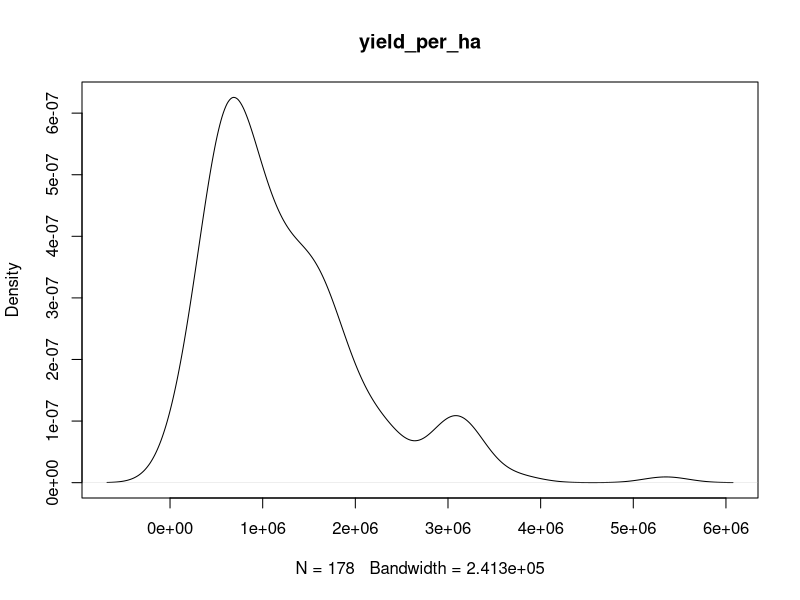
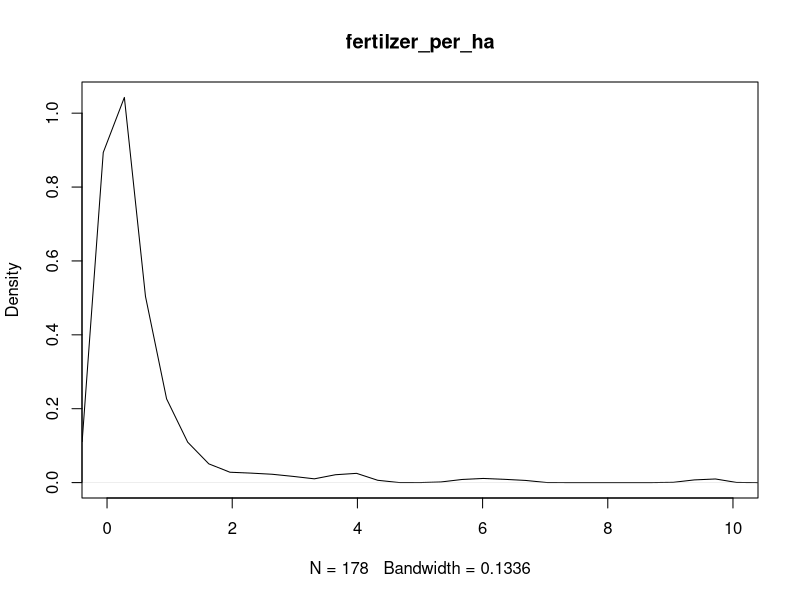
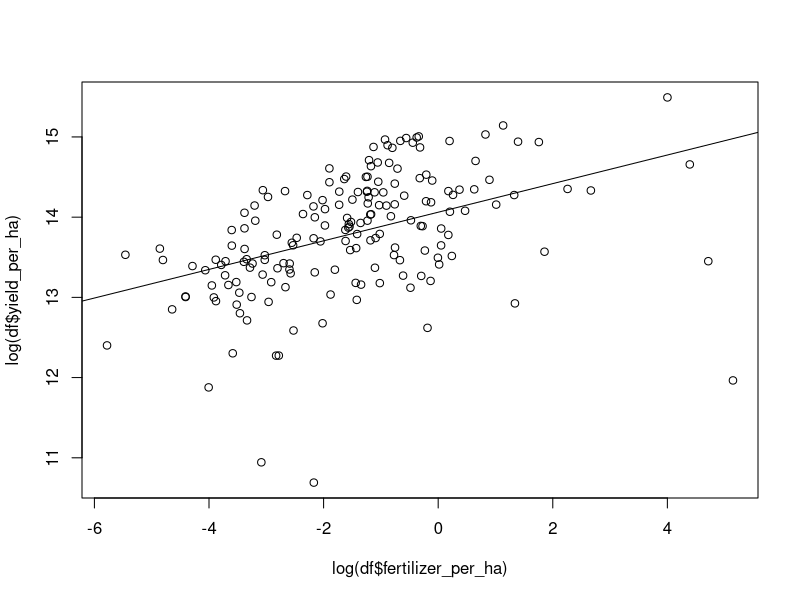
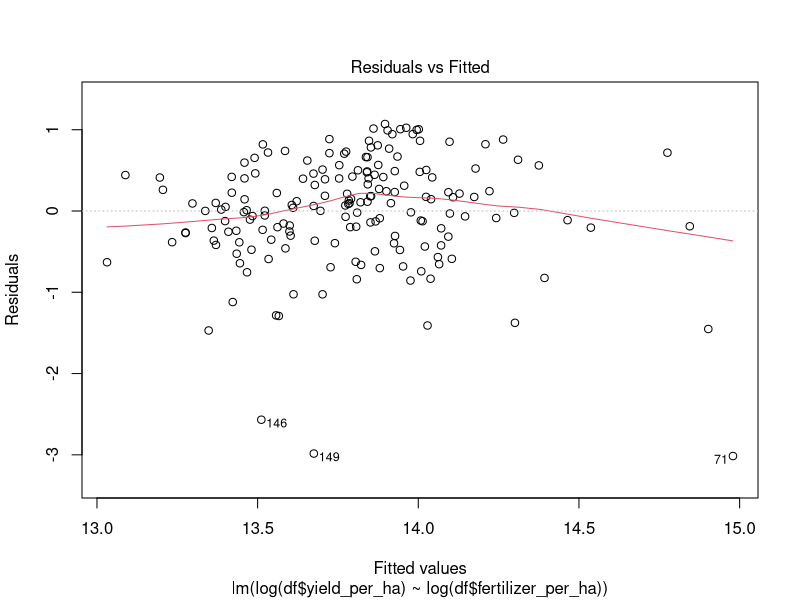
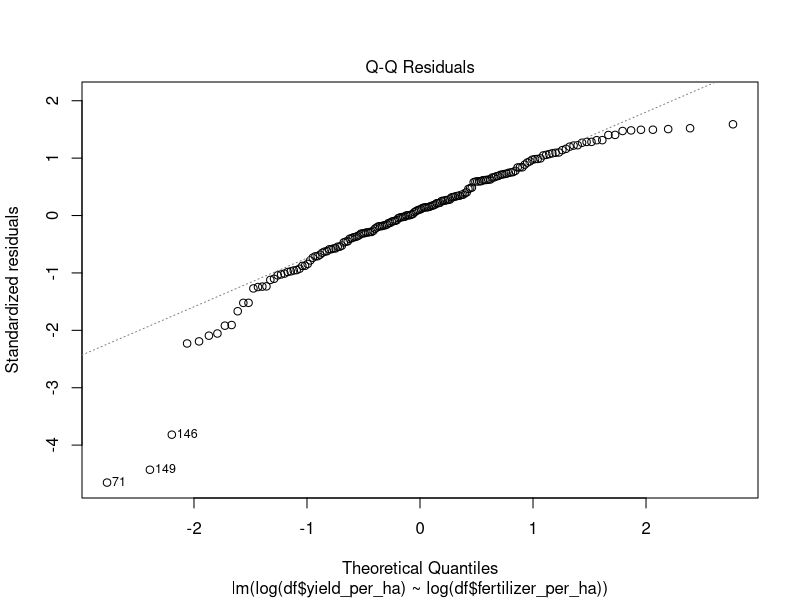
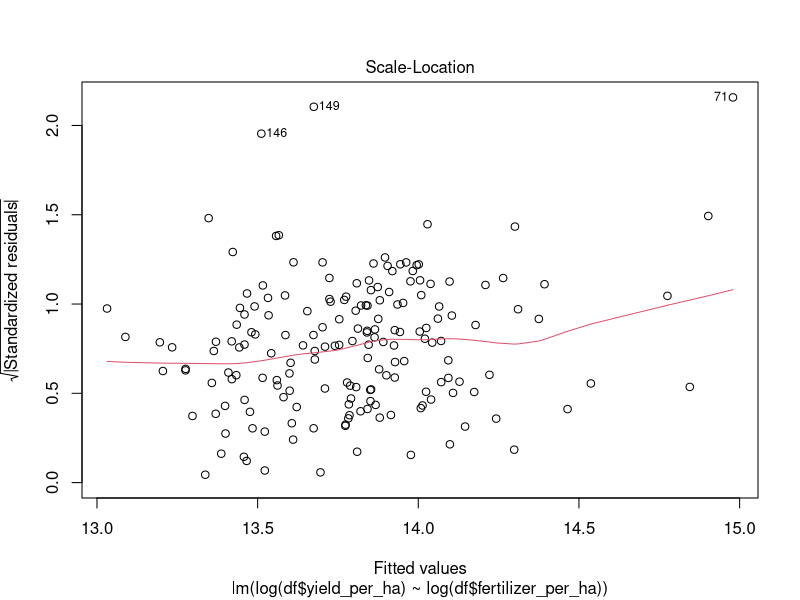
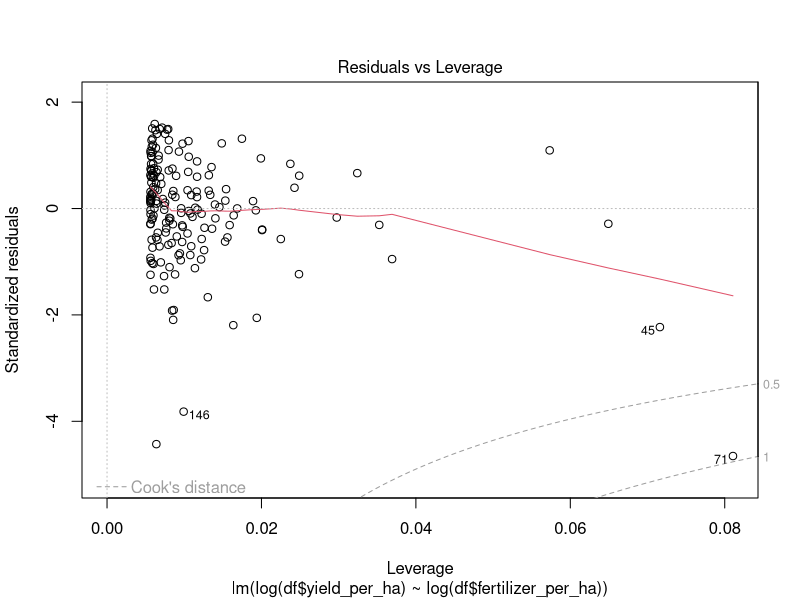
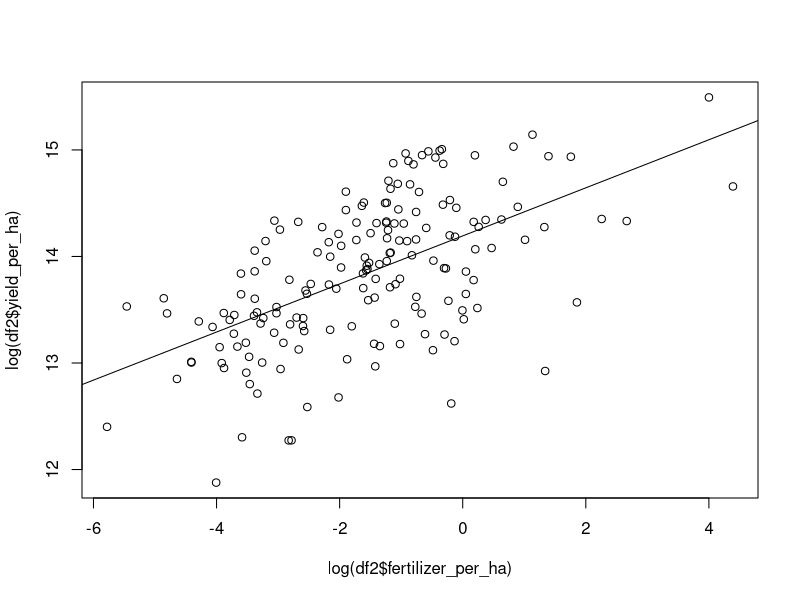

Source code (R) for these figures, in order:
## ---- chunk 1
knitr::opts_chunk$set(echo = TRUE)
## ---- chunk 2
CerealCropYield <- read.csv("CerealCropYield_1961-2018.csv")
FertilizerConsumption <- read.csv("FertilizerConsumption_1961-2018.csv")
## ---- chunk 3
summary(CerealCropYield)
## ---- chunk 4
summary(FertilizerConsumption)
## ---- chunk 5
df <- merge(CerealCropYield, FertilizerConsumption, all=FALSE)
## ---- chunk 6
df$fertilizer_per_ha <- df$FertilizerQuantity / df$Area.harvested..ha.
names(df)[2] <- "yield_per_ha"
df$FertilizerQuantity <- NULL
df$Area.harvested..ha. <- NULL
## ---- chunk 7
summary(df)
## ---- chunk 8
plot(density(df$yield_per_ha), main="yield_per_ha")
plot(density(df$fertilizer_per_ha), main="fertilzer_per_ha",xlim=c(0,10))
## ---- chunk 9
lm_model <- lm(log(df$yield_per_ha)~log(df$fertilizer_per_ha))
summary(lm_model)
## ---- chunk 10
plot(log(df$yield_per_ha)~log(df$fertilizer_per_ha))
abline(lm_model)
## ---- chunk 11
plot(lm_model)
## ---- chunk 12
df[c(45,71,146,149),]
## ---- chunk 13
df2 <- df
df2 <- df2[c(-45,-71,-146,-149),]
## ---- chunk 14
lm_model <- lm(log(df2$yield_per_ha)~log(df2$fertilizer_per_ha))
## ---- chunk 15
plot(log(df2$yield_per_ha)~log(df2$fertilizer_per_ha))
abline(lm_model)
## ---- chunk 16
summary(lm_model)
